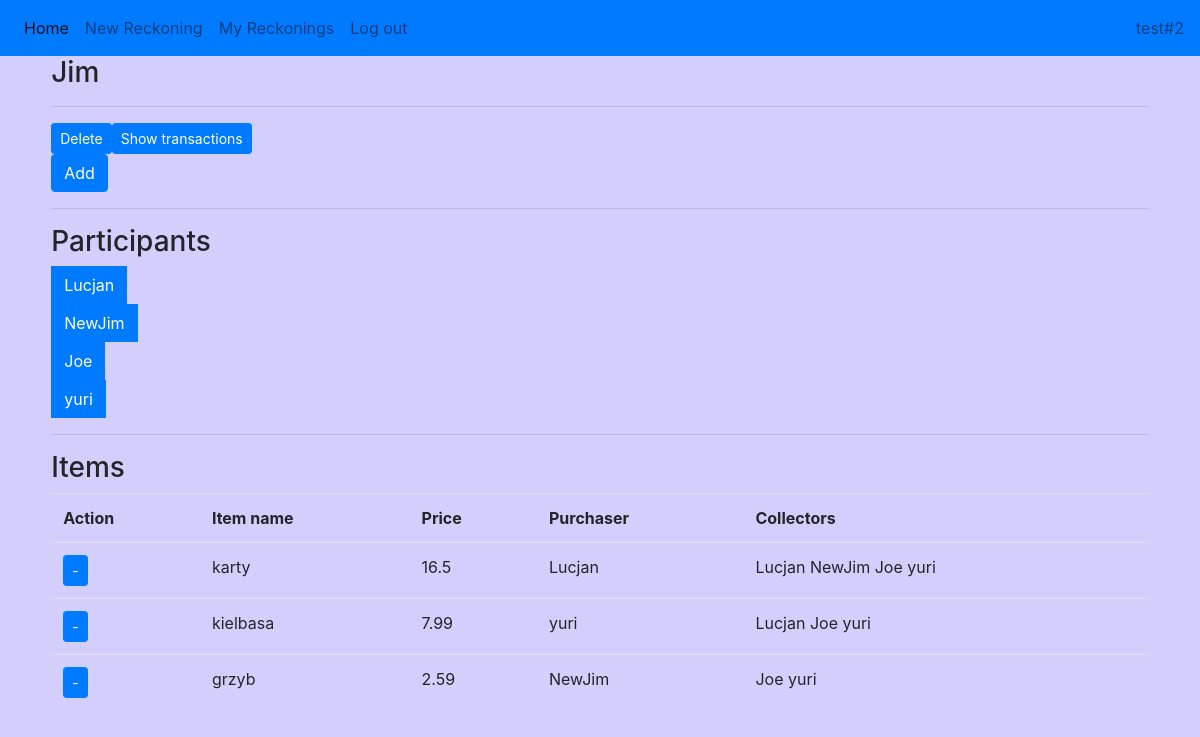
/reckon/23 (signed in), run on an earlier commit of the app's database.
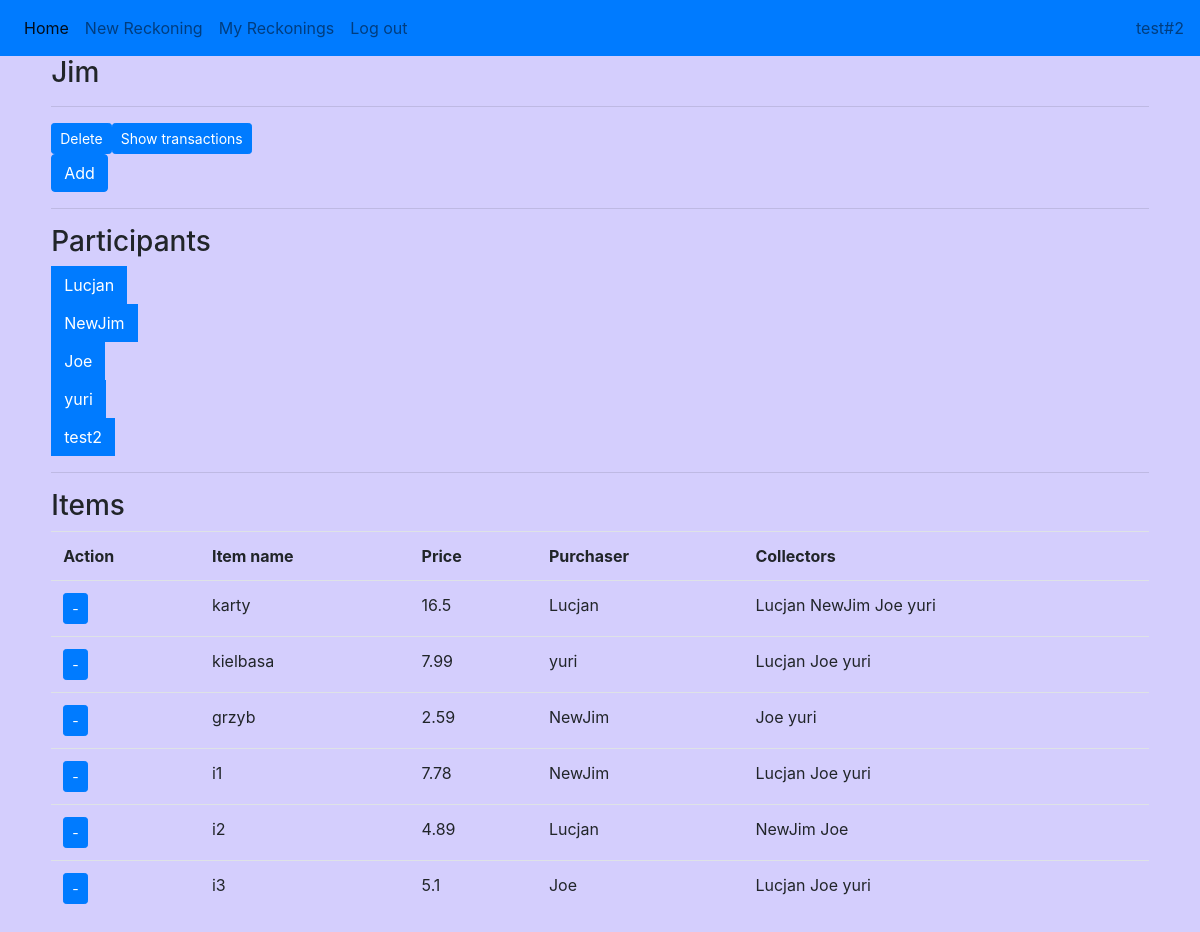
And on a later commit of the database.
### main/models.py (models this page shows, shortened)
class Person(models.Model):
    sheet = models.ForeignKey(Sheet, on_delete=models.CASCADE)
    name = models.CharField(max_length=20)
    balance = models.FloatField(default=0)
    def __str__(self):
        return self.name

class Item(models.Model):
    sheet = models.ForeignKey(Sheet, on_delete=models.CASCADE)
    person = models.ForeignKey(Person, on_delete=models.CASCADE)
    name = models.CharField(max_length=30)
    value = models.FloatField()

### main/views.py (the view, shortened to what this page needs)
# urls.py: path('reckon/<int:sheetid>', views.reckon, name="reckon"),
def reckon(response, sheetid):
    if response.method == 'POST':
        if response.POST.get("delete"):
            view = Sheet.objects.get(user=response.user, name=response.POST.get("delete"))
            view.delete()
            return HttpResponseRedirect('/sheets/', {})
        elif response.POST.get("addperson"):
            view = Sheet.objects.get(user=response.user, name=response.POST.get("addperson"))
            addperson = addPerson(response.POST)
            if addperson.is_valid():
                person = Person(sheet=view, name=addperson.cleaned_data["name"])
                print(person)
                person.save()
            return HttpResponseRedirect('/sheets/', {})
        elif response.POST.get("additem"):
            view = Sheet.objects.get(user=response.user, name=response.POST.get("additem"))
            additem = addItem(response.POST)
            postPay = response.POST.get("pay")
            print(postPay)
            if additem.is_valid():
                postValue = additem.cleaned_data["value"]
                postItem = additem.cleaned_data["item"]
                print("||||||||||||") #www
                print(postValue)
                print(postItem)
                if Person.objects.filter(sheet=view, name=postPay).exists():
                    new_item = Item(sheet=view, person=Person.objects.get(sheet=view, name=postPay), name=postItem, value=postValue)
                    print(new_item)
                    test = Person.objects.get(sheet=view, name=postPay)
                    test.balance -= postValue
                    test.save()
                    new_item.save()
                else:
                    newPerson = Person(sheet=view, name=postPay, balance=-postValue)
                    print(newPerson)
                    newPerson.save()
                    new_item = Item(sheet=view, person=newPerson, name=postItem, value=postValue)
                    print(new_item)
                    new_item.save()
                view.unapproved_item = postItem
                view.save()
                return HttpResponseRedirect('/reckon/{}/{}'.format(view.id, postItem))
            return HttpResponseRedirect('/reckon/{}'.format(view.id))
        elif response.POST.get("show"):
            if not Sheet.objects.filter(user=response.user, id=int(response.POST.get("show"))).exists():
                s = Sheet.objects.get(id=int(response.POST.get("show")))
                view = SharedSheet.objects.get(user=response.user, sheet=s)
                if view:
                    view = view.sheet
            else:
                view = Sheet.objects.get(user=response.user, id=sheetid)
            return HttpResponseRedirect('/{}/transactions'.format(view.id))
        elif response.POST.get("item_delete"):
            view = Sheet.objects.get(user=response.user, id=sheetid)
            item = Item.objects.get(sheet=view, name=response.POST.get("item_delete"))
            item.person.balance += item.value
            item.person.save()
            for debtor in Debtor.objects.filter(item=item):
                debtor.person.balance -= debtor.share/100 * item.value
                debtor.person.save()
            item.delete()
            return HttpResponseRedirect('/sheets/', {})
        elif response.POST.get("linkperson"):
            view = Sheet.objects.get(user=response.user, id=response.POST.get("linkperson"))
            linkperson = linkPerson(response.POST)
            if linkperson.is_valid() and User.objects.get(id=linkperson.cleaned_data["name"]):
                link = SharedSheet(user=User.objects.get(id=linkperson.cleaned_data["name"]),sheet=view)
                print(link)
                link.save()
            return HttpResponseRedirect('/sheets/', {})
        else:
            return HttpResponseRedirect('/', {})
    else:
        if not Sheet.objects.filter(user=response.user, id=sheetid).exists():
            s = Sheet.objects.get(id=sheetid)
            view = SharedSheet.objects.get(user=response.user, sheet=s)
            if view:
                view = view.sheet
        else:
            view = Sheet.objects.get(user=response.user, id=sheetid)
        ownership = True
        if view.user != response.user:
            ownership = False
        print(view)
        people = [i for i in Person.objects.filter(sheet=view)]
        for item in Item.objects.filter(sheet=view):
            item.value = round(item.value,2)
        items = [i for i in Item.objects.filter(sheet=view)]
        debtors = [[i.person.name for i in Debtor.objects.filter(item=j)] for j in Item.objects.filter(sheet=view)]
        print(debtors)
        addperson = addPerson()
        additem = addItem()
        linkperson = linkPerson()
        return render(response, "main/reckon.html",
            {"view": view, "people": people, "items": items, "debtors": debtors,
            "addperson": addperson, "additem": additem, "linkperson": linkperson, "ownership": ownership})

### main/models.py (called while the page is built)
    def __str__(self):
        return self.name

### main/templates/main/reckon.html (shortened to what this page needs)
{% extends 'main/base.html' %}
{% block content %}
    <h3>{{view.name}}</h3>
    <hr>
    <div>
        <div class="input-group">
            <form method="post", action="/reckon/{{view.id}}">
                {% if ownership %}
                    <button type="submit", name="delete", value="{{view.name}}" class="btn btn-primary btn-sm">Delete</button>
                {% else %}
                    <button type="submit" name="delete", value="{{view.name}}" class="btn btn-primary btn-sm disabled" disabled>Delete</button>
                {% endif %}
            </form>
            <form method="post", action="/reckon/{{view.id}}">
                <button type="submit", name="show", value="{{view.id}}" class="btn btn-primary btn-sm">Show transactions</button>
            </form>
        </div>
        <p>
            {% if ownership %}
                <button class="btn btn-primary" type="button" data-toggle="collapse" data-target="#adding-options" aria-expanded="false" aria-controls="adding-options">
                    Add
                </button>
            {% else %}
                <button class="btn btn-primary disabled" type="button" data-toggle="collapse" data-target="#adding-options" aria-expanded="false" aria-controls="adding-options" disabled>
                    Add
                </button>
            {% endif %}
        </p>
        <hr>
        <div >
            <h3>Participants</h3>
            {% for i in people %}
                <div class="input-group">
                    <p>
                        <div class="input-group-prepend">
                            <button class="btn btn-primary" type="button" data-toggle="collapse" data-target="#{{i.name}}" aria-expanded="false" aria-controls="collapseExample">
                                {{i.name}}
                            </button>
                        </div>
                    </p>
                </div>
            {% endfor %}
        </div>
        <hr>
        <div>
            <form method="post", action="/reckon/{{view.id}}">
                <h3>Items</h3>
                <table class="table table-hover">
                    <tr>
                        <th>Action</th>
                        <th>Item name</th>
                        <th>Price</th>
                        <th>Purchaser</th>
                        <th>Collectors</th>
                    </tr>
                    {% for i in items %}
                        <tr>
                            {% if ownership %}
                                <td><button type="submit", name="item_delete", value="{{i.name}}" class="btn btn-primary btn-sm">-</button></td>
                            {% else %}
                                <td><button type="submit" name="item_delete", value="{{i.name}}" class="btn btn-primary btn-sm disabled" disabled>-</button></td>
                            {% endif %}
                            <td>{{i.name}}</td>
                            <td>{{i.value}}</td>
                            <td>{{i.person}}</td>
                            <td>
                                {% for j in debtors %}
                                    {% if forloop.counter == forloop.parentloop.counter %}
                                        {% for k in j %}
                                        {{k}}
                                        {% endfor %}
                                    {% endif %}
                                {% endfor %}
                            </td>
                        </tr>
                    {% endfor %}
                </table>
            </form>
        </div>
    </div>
{% endblock content %}

What changed in the data, as far as the page shows it:
added Person: name "test2"
added Item: name "i1", value "7.78", person "NewJim", j "Lucjan" "Joe" "yuri"
added Item: name "i2", value "4.89", person "Lucjan", j "NewJim" "Joe"
added Item: name "i3", value "5.1", person "Joe", j "Lucjan" "Joe" "yuri"
